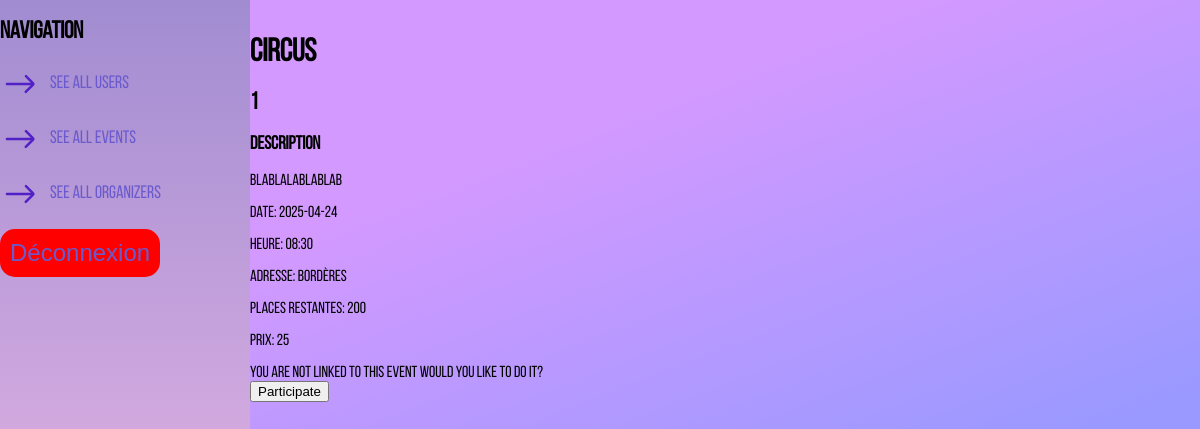
The app's page /php/public/?page=event&id_event=16 (signed in) with its own data.
### tables this page shows
CREATE TABLE `events` (
  `id_event` int NOT NULL,
  `name` varchar(50) NOT NULL,
  `description` text NOT NULL,
  `time` text NOT NULL,
  `date` text NOT NULL,
  `places_available` int NOT NULL,
  `price` int NOT NULL,
  `location` varchar(50) NOT NULL,
  `image_url` varchar(255) NOT NULL,
  `id_org` int NOT NULL
);

### php/src/controllers/EventsController.php (called while the page is built, shortened)
<?php
require_once __DIR__ . "/../models/Events.php";
class EventsController
{
    private $eventModel;
    public function __construct($db)
    {
        $this->eventModel = new Events($db);
    }
    public function getEventById($id){
        return $this->eventModel->getEventById($id);
    }
}

### php/src/models/Events.php (called while the page is built, shortened)
<?php
class Events
{
    private $pdo;
    public function __construct($pdo)
    {
        $this->pdo = $pdo;
    }
    public function getEventById($id_event)
    {
        try {
            $sqlRequest = "SELECT * FROM events WHERE id_event = :id_event";
            $stmt = $this->pdo->prepare($sqlRequest);
            $stmt->execute(["id_event" => $id_event]);
            $event = $stmt->fetch();
            return $event;
        } catch (\Throwable $th) {
        }
    }
}

### php/src/controllers/UserController.php (called while the page is built, shortened)
<?php
require_once __DIR__ . "/../models/User.php";
class UserController
{
    private $userModel;
    public function __construct($db)
    {
        $this->userModel = new User($db);
    }
    public function getUserByEmail($email){
        return $this->userModel->getUserByEmail($email);
    }
}

### php/src/models/User.php (called while the page is built, shortened)
<?php
class User
{
    private $pdo;
    public function __construct($pdo)
    {
        $this->pdo = $pdo;
    }
    public function getUserByEmail($email_user){
        try {
            $sqlRequest = "SELECT id_user FROM user WHERE email = :email_user";
            $stmt = $this->pdo->prepare($sqlRequest);
            $stmt->execute([":email_user" => $email_user]);
            $result = $stmt->fetch(PDO::FETCH_ASSOC);
            return $result ?: null;
        } catch (\Throwable $th) {
            error_log($th->getMessage());
            return ["error" => "Something went wrong when getting the user by id"];
        }
    }
}

### php/src/controllers/ReservationController.php (called while the page is built, shortened)
<?php
require_once __DIR__ . "/../models/Reservation.php";
class ReservationController
{
    private $reservationModel;
    public function __construct($db)
    {
        $this->reservationModel = new Reservation($db);
    }
    public function checkLink($id_event, $id_user){
        return $this->reservationModel->checkLink($id_event, $id_user);
    }
}

### php/src/models/Reservation.php (called while the page is built, shortened)
<?php
class Reservation
{
    private $pdo;
    public function __construct($pdo)
    {
        $this->pdo = $pdo;
    }
    public function checkLink($id_event, $id_user)
    {
        try {
            $checkLink = "SELECT * FROM inscrire WHERE id_event = :id_event AND id_user = :id_user ";
            $stmt = $this->pdo->prepare($checkLink);
            $stmt->execute([":id_event" => $id_event, ":id_user" => $id_user]);
            $result = $stmt->fetch();
            if ($result) {
                return ["success" => "You are already linked to this event"];
            } else {
                return ["error" => "You are not linked to this event would you like to do it?"];
            }
        } catch (\Throwable $th) {
            error_log($th->getMessage());
            return ["error" => "An unexpected error occurred. Please try again later."];
        }
    }
}

### php/views/eventDetails.php (the view, shortened to what this page needs)
<?php
if (isset($_SESSION["email"])) {
    $user_id = $userController->getUserByEmail($_SESSION["email"]);
}
if (isset($_GET["id_event"])) {
    $id_event = intval($_GET["id_event"]);
    $event = $eventController->getEventById($id_event);
}
if (isset($user_id)) {
    $link = $reservationController->checkLink($id_event, $user_id["id_user"]);
}
if (isset($link["success"])) {
    $alreadyLinked = $link['success'];
} else if (isset($link["error"])) {
    $notLinked = $link['error'];
}
?>
<div class="event-body">
    <div class="event-container">
        <div class="left-side">
            <h1><?= $event["name"] ?></h1>
            <h2><?= $event["id_org"] ?></h2>
        </div>
        <div class="right-side">
            <div class="description">
                <h3>Description</h3>
                <p><?= $event["description"] ?></p>
            </div>
            <div class="details">
                <p>
                    Date: <span><?= $event["date"] ?></span>
                </p>
                <p>
                    Heure: <span><?= $event["time"] ?></span>
                </p>
                <p>
                    Adresse:<span> <?= $event["location"] ?></span>
                </p>
                <p>
                    Places Restantes: <span><?= $event["places_available"] ?></span>
                </p>
                <p>
                    Prix: <span><?= $event["price"] ?></span>
                </p>
                <div>
                    <?php if (!isset($_SESSION["role"])): ?>
                        <p>
                            Si vous voulez participer a cet événement veuillez vous connecter
                        </p>
                    <?php elseif (isset($notLinked)): ?>
                        <span><?= $notLinked ?></span>
                        <form action="" method="POST">
                            <button name="register" type="submit">Participate</button>
                        </form>
                    <?php endif ?>
                </div>
            </div>
        </div>
    </div>
</div>

### php/public/styles/main.css (style rules this page uses)
body { margin: 0; padding: 0; background: linear-gradient(159deg, #d399ff 28%, #9999ff 68%); font-family: "Bebas-Neue", sans-serif; min-height: 100vh; max-height: fit-content; }

### php/public/styles/adminNavbar.css (style rules this page uses)
body { margin: 0; padding: 0; font-family: Arial, sans-serif; display: flex; height: fit-content; }

### records on screen
events: name "Circus", id_org "1", description "BLABLALABLABLAB", date "2025-04-24", time "08:30", location "Bordères", places_available "200", price "25"

### other values on screen
$notLinked "You are not linked to this event would you like to do it?"
